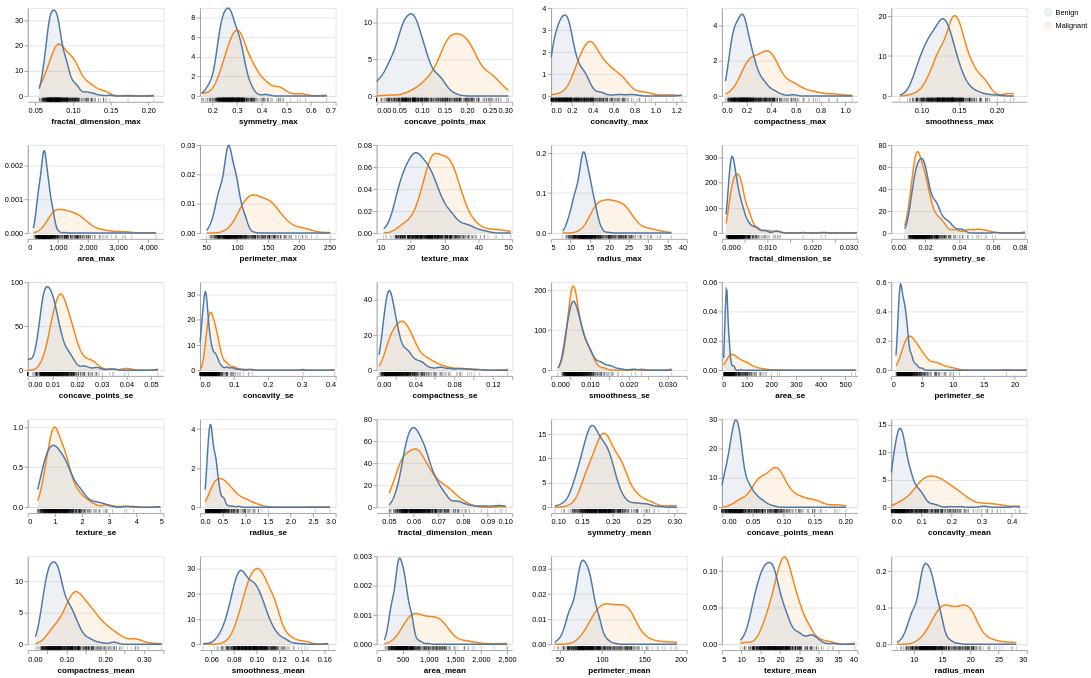

Notebook code cell kept with this figure:
### Markdown cell above
### 6. Distribution Analysis
**Purpose:**
To inspect the univariate "shape" of the data. We look for **Skewness** (asymmetry) and **Outliers** that could bias linear models.

**Results:**
* **Skewness:** Features like `area_se` and `concavity_mean` are heavily **right-skewed** (long tail to the right). This indicates that **Log Transformation** is required to normalize these distributions.
* **Overlap:** "Texture" and "Smoothness" show high overlap between classes, suggesting they are less informative on their own compared to "Size" features.

### Code cell
dist_chart =aly.dist(clean_df, color='Diagnosis')

dist_chart.save('../results/images/dist_chart.png')
dist_chart.save('../results/images/dist_chart.svg')

dist_chart
